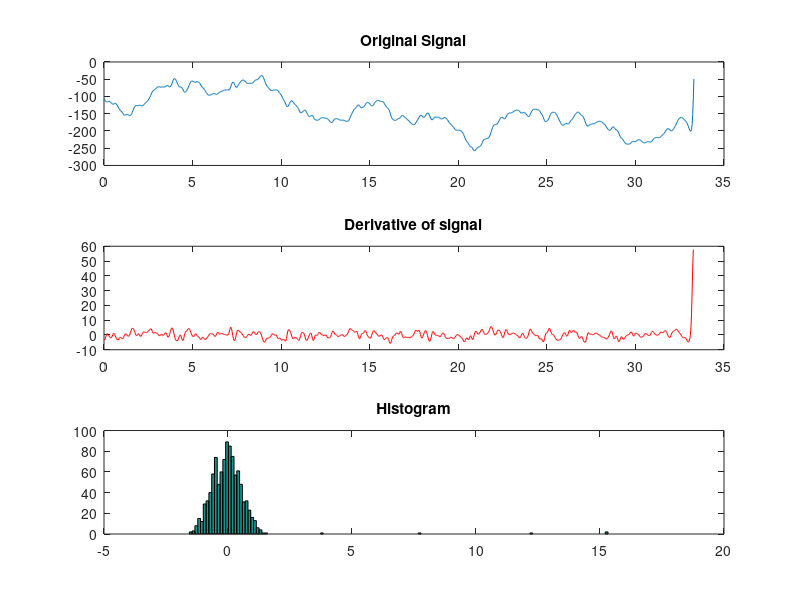
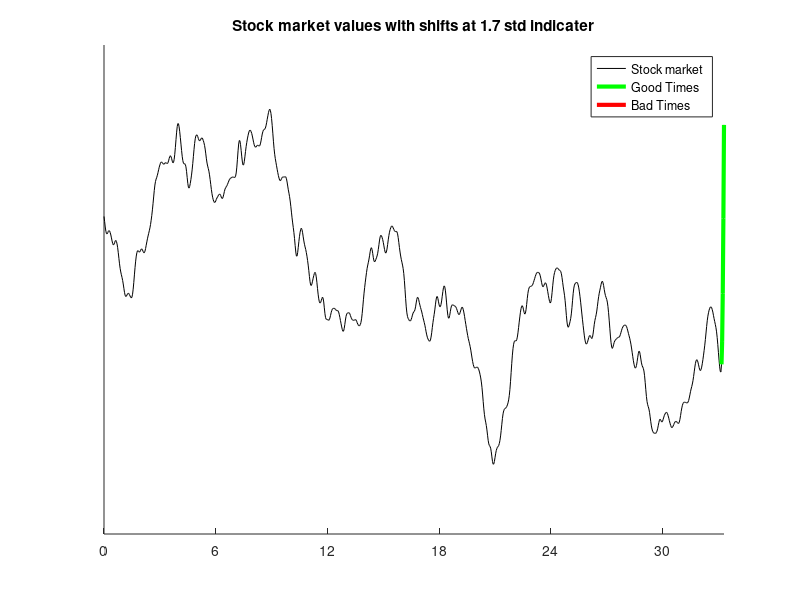

Source code (MATLAB) for these figures, in order:
% Derivative- based Time series segmentaion

% learn: zscore,cumsum,conv,diff,nan

%% 

clear
N = 1000;
tv = (0:N-1)/30;

%gaussian window
gwin = exp(-zscore(tv).^2/.0001);

% 'stock market' : smoothed noise + linear trend
signal = conv(cumsum(randn(N,1)),gwin,'same') + linspace(-100,100,N)';

%compute derivative
signalD = diff(signal);
signalD(N) = signalD(end);

figure(1),clf
subplot(311)
plot(tv(1:end),signal)
title('Original Signal')
subplot(312)
plot(tv(1:end),signalD,'r')
title('Derivative of signal')
subplot(313)
hist(zscore(signalD),150)
title('Histogram')


%% Select Threshold based on normalized derivative

zthresh = 1.7;

% Find extreme derivative points up and down
deriv_hi = find(zscore(signalD) > zthresh);
deriv_lo = find(zscore(signalD) < -zthresh);

% create new time series of NaN's with selected time points
jumpUp = nan(N,1);
jumpUp(deriv_hi) = signal(deriv_hi);

jumpDn = nan(N,1);
jumpDn(deriv_lo) = signal(deriv_lo);

figure(2),clf,hold on
plot(tv,signal,'k')
plot(tv,jumpUp,'g','LineWidth',3)
plot(tv,jumpDn,'r','LineWidth',3)

set(gca,'xlim',tv([1 end]),'xtick',0:6:max(tv),'ytick',[])
legend({'Stock market';'Good Times';'Bad Times'})
title(['Stock market values with shifts at ' num2str(zthresh) ' std indicater'])












